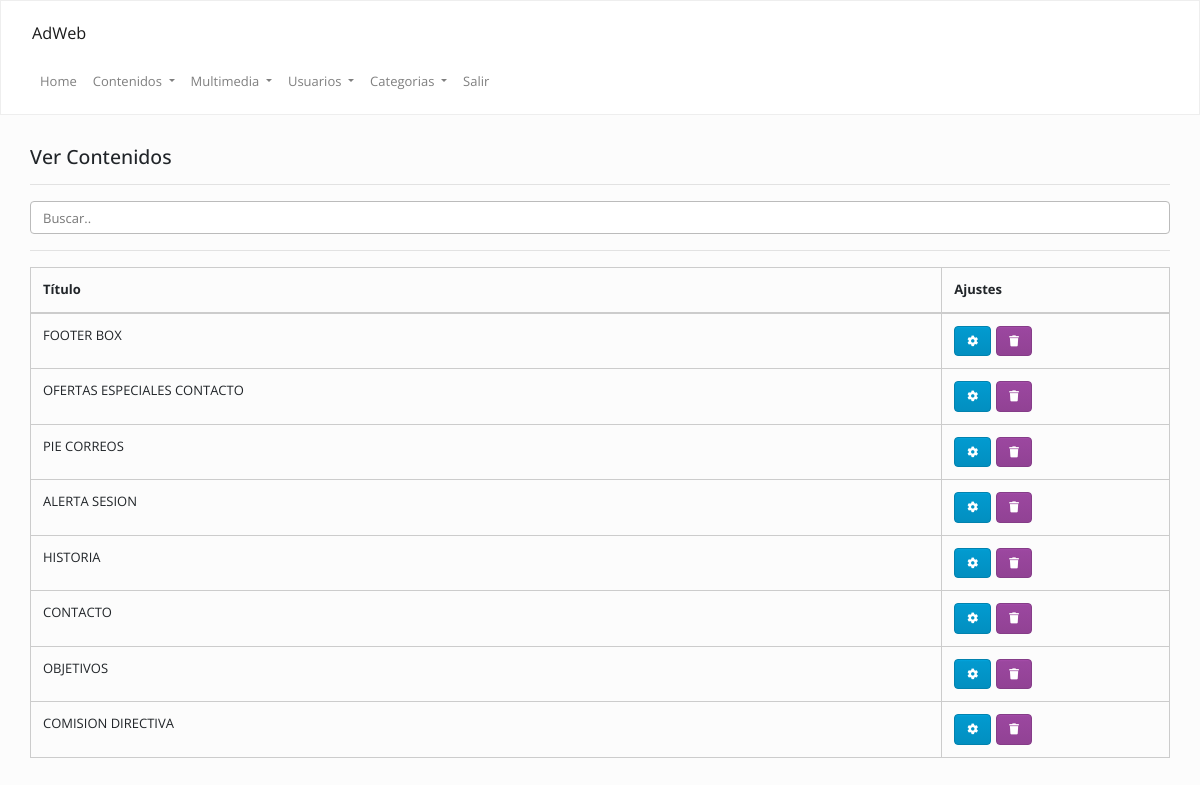
Page /admin/index.php?op=contenidos&accion=ver (signed in) on the committed database.
### tables this page shows
CREATE TABLE `contenidos` (
  `id` int(11) NOT NULL,
  `contenido` longtext,
  `cod` varchar(255) NOT NULL
);

### Config/Autoload.php (called while the page is built, shortened)
<?php
class autoload
{
    public static function runAdmin()
    {
        spl_autoload_register(
            function ($clase)
            {
                $ruta = str_replace("\\", "/", $clase) . ".php";
            }
        );
    }
}

### Clases/Conexion.php (called while the page is built, shortened)
<?php namespace Clases;
class Conexion
{
    private $datos = array("host"=> "localhost","user"=> "root","pass"=> "","db"  => "ces");
    private $con;
    public function __construct()
    {
        $this->con = mysqli_connect($this->datos["host"], $this->datos["user"], $this->datos["pass"], $this->datos["db"]);
        mysqli_set_charset($this->con,'utf8');
    }
    public function sqlReturn($query)
    {
        $dato = $this->con->query($query);
        return $dato;
    }
}

### Clases/Contenidos.php (called while the page is built, shortened)
<?php namespace Clases;
class Contenidos
{
    private $con;
    public function __construct()
    {
        $this->con = new Conexion();
    }
    public function list()
    {
        $sql   = "SELECT * FROM contenidos ";
        $conten = $this->con->sqlReturn($sql);
        if ($conten) {
            while ($row = mysqli_fetch_assoc($conten)) {
                $array[] = $row;
            }
            return $array ;
        }
     }
}

### admin/inc/contenidos/ver.php (the view, shortened to what this page needs)
<?php
$contenidos = new Clases\Contenidos();
?>
<div class="mt-20">
    <div class="col-lg-12 col-md-12">
        <h4>
            Ver Contenidos
        </h4>
        <hr/>
        <input class="form-control" id="myInput" type="text" placeholder="Buscar..">
        <hr/>
        <table class="table  table-bordered  ">
            <thead>
                <th>
                    Título
                </th>
                <th>
                    Ajustes
                </th>
            </thead>
            <tbody>
                <?php
                $data = $contenidos->list("");
                if (is_array($data)) {
                    for ($i = 0; $i < count($data); $i++) {
                        echo "<tr>";
                        echo "<td>" . strtoupper($data[$i]["cod"]) . "</td>";
                        echo "<td>";
                        echo '<a class="btn btn-info" data-toggle="tooltip" data-placement="top" title="Modificar" href="' . URL . '/index.php?op=contenidos&accion=modificar&cod=' . $data[$i]["id"] . '">
                        <i class="fa fa-cog"></i></a>';
                        echo '<a class="btn btn-danger" data-toggle="tooltip" data-placement="top" title="Eliminar" href="' . URL . '/index.php?op=contenidos&accion=ver&borrar=' . $data[$i]["id"] . '">
                        <i class="fa fa-trash"></i></a>';
                        echo "</td>";
                        echo "</tr>";
                    }
                }
                ?>
            </tbody>
        </table>
    </div>
</div>

### admin/css/style.css (style rules this page uses)
.mt-20 { margin-top: 20px !important; }
td .btn { margin-right: 5px; font-size: 11px; }
th:last-child { width: 20%; }

### rows in the picture
contenidos: cod "FOOTER BOX"
contenidos: cod "OFERTAS ESPECIALES CONTACTO"
contenidos: cod "PIE CORREOS"
contenidos: cod "ALERTA SESION"
contenidos: cod "HISTORIA"
contenidos: cod "CONTACTO"
contenidos: cod "OBJETIVOS"
contenidos: cod "COMISION DIRECTIVA"
